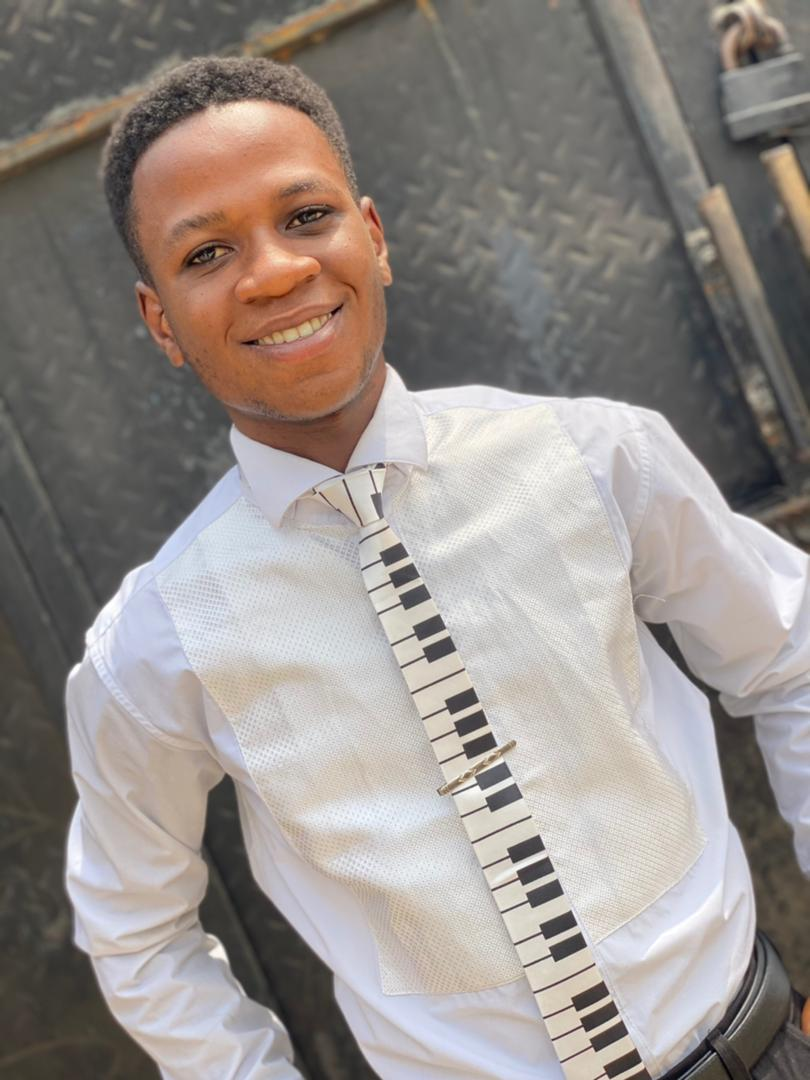
#> input picture images/akin.jpg, 810 x 1080 px, found by its file name
$ python 25_gradient.py   (older library calls are emulated)
#> lines starting #> are read from the running program, lines starting #| are printed output that depends on the picture; after the words box and inside, x2 and y2 are one past the last pixel; in counts of white or black regions, pixels touching at a corner belong together
import cv2
import numpy as np

img = cv2.imread("images/akin.jpg")
#> img is the input picture: shape (1080, 810, 3); mean B, G, R 137.4, 141.6, 148.9
cv2.imshow("Image", img)

gray = cv2.cvtColor(img, cv2.COLOR_BGR2GRAY)

# Laplacain
lap = cv2.Laplacian(gray, cv2.CV_64F)
lap = np.uint8(np.absolute(lap))
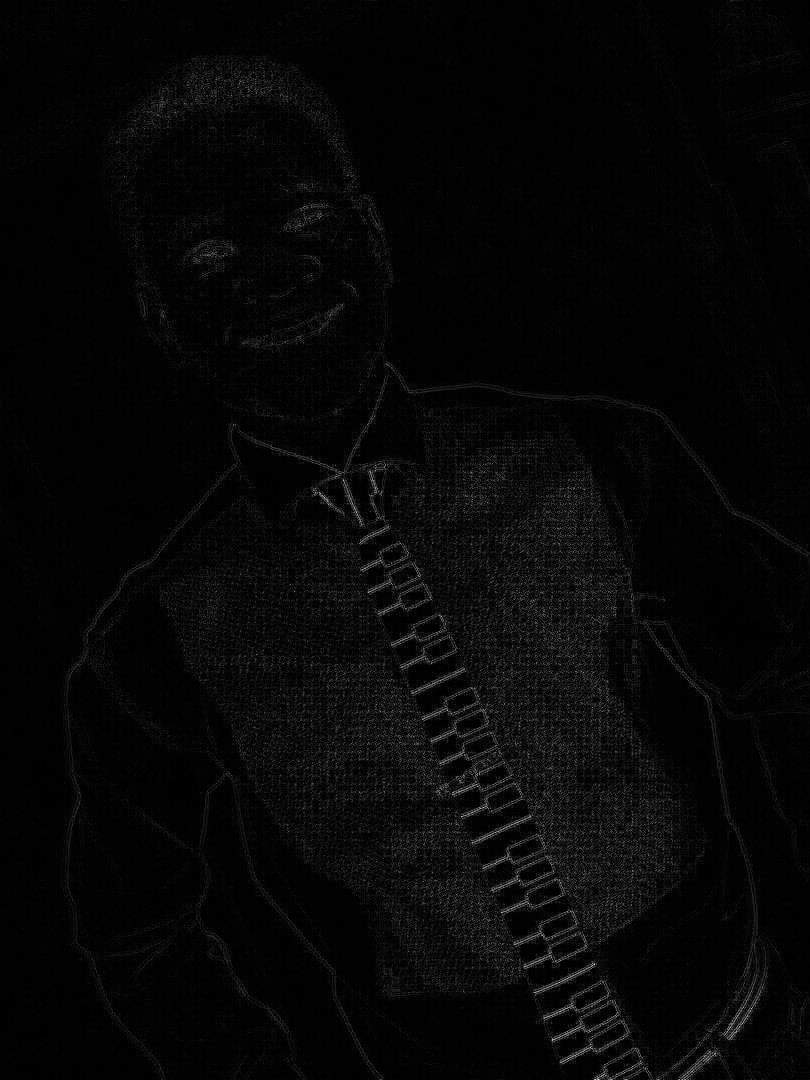
#> lap: shape (1080, 810); min 0, max 217, mean 6.6
cv2.imshow("Laplacian", lap)

# Sobel : It computes gradients to direction
sobelX = cv2.Sobel(gray, cv2.CV_64F, 1, 0)
sobelY = cv2.Sobel(gray, cv2.CV_64F, 0, 1)
combined_shobel = cv2.bitwise_or(sobelX, sobelY)
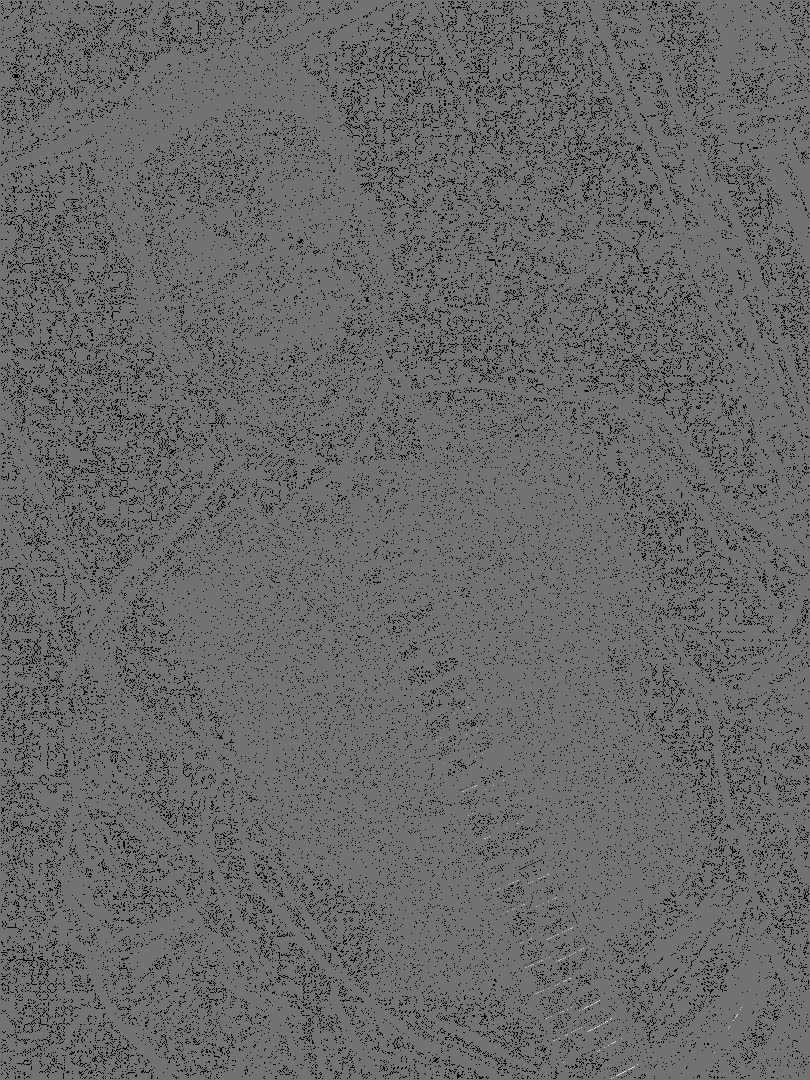
#> combined_shobel: shape (1080, 810) float64; 9.26% of the values are NaN or infinite; the others: min -75008, max 92032, mean -36.62; drawn with min black, max white, NaN and infinite black

cv2.imshow("SobelX", sobelX)
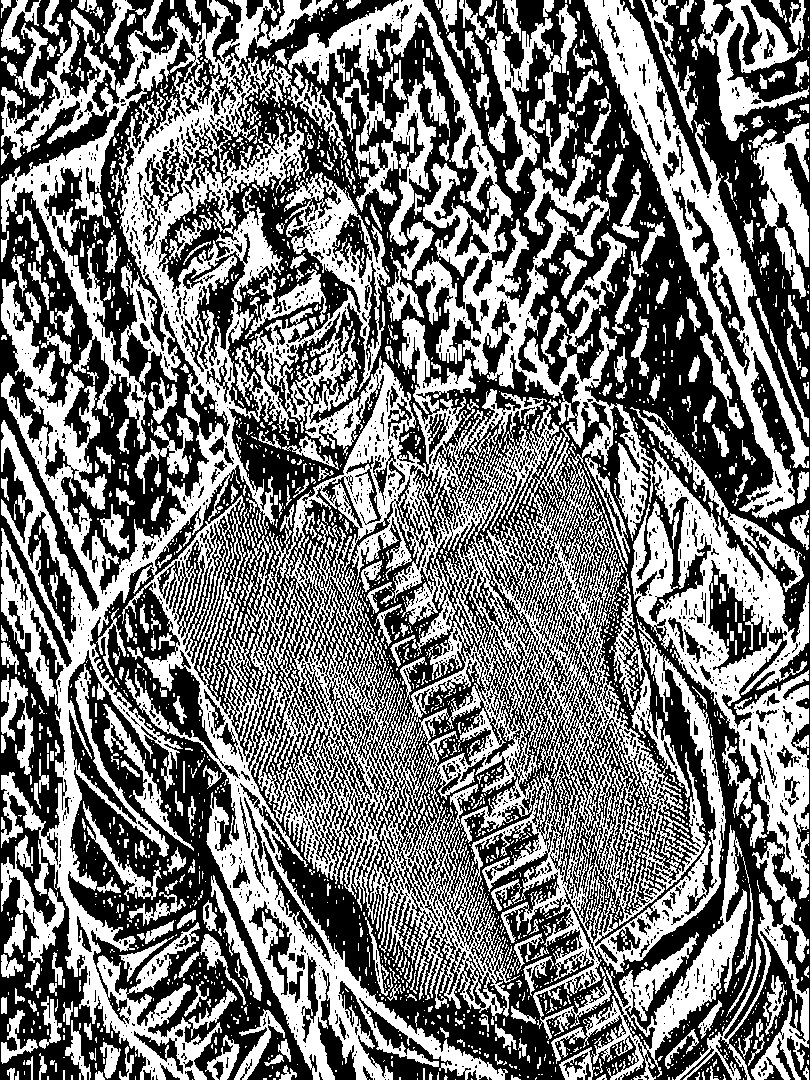
#> window 'SobelX': shape (1080, 810); 46.9% white; 2605 white regions (2090 under 20 px), largest, box (x1, y1, x2, y2) and area: (1, 0, 809, 1080) 274030, (584, 0, 809, 518) 18064, (583, 825, 747, 1080) 8715
cv2.imshow("SobelY", sobelY)
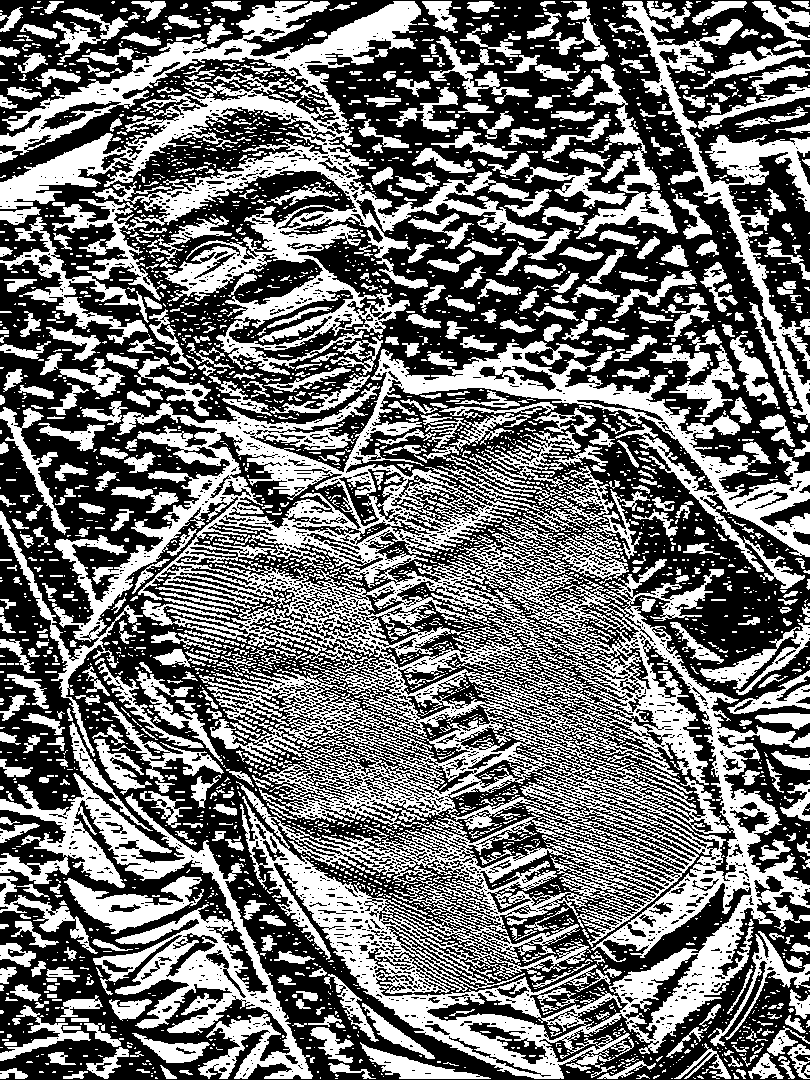
#> window 'SobelY': shape (1080, 810); 44.4% white; 3403 white regions (2721 under 20 px), largest, box (x1, y1, x2, y2) and area: (0, 341, 810, 1079) 166817, (0, 1, 572, 375) 44995, (0, 773, 313, 1079) 21170
cv2.imshow("Combined", combined_shobel)
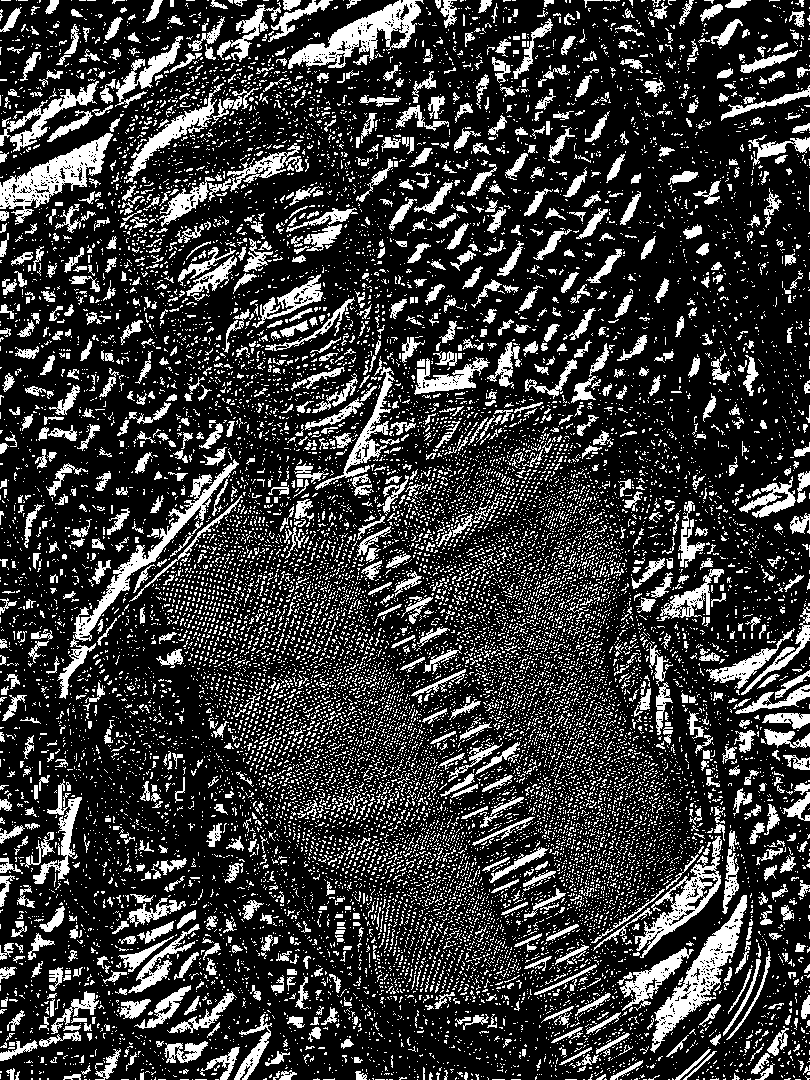
#> window 'Combined': shape (1080, 810); 22.4% white; 18086 white regions (16839 under 20 px), largest, box (x1, y1, x2, y2) and area: (57, 459, 239, 699) 3420, (650, 895, 747, 1053) 3366, (0, 133, 113, 225) 3271

cv2.waitKey(0)

$ run again, with images/abis.jpg copied over images/akin.jpg
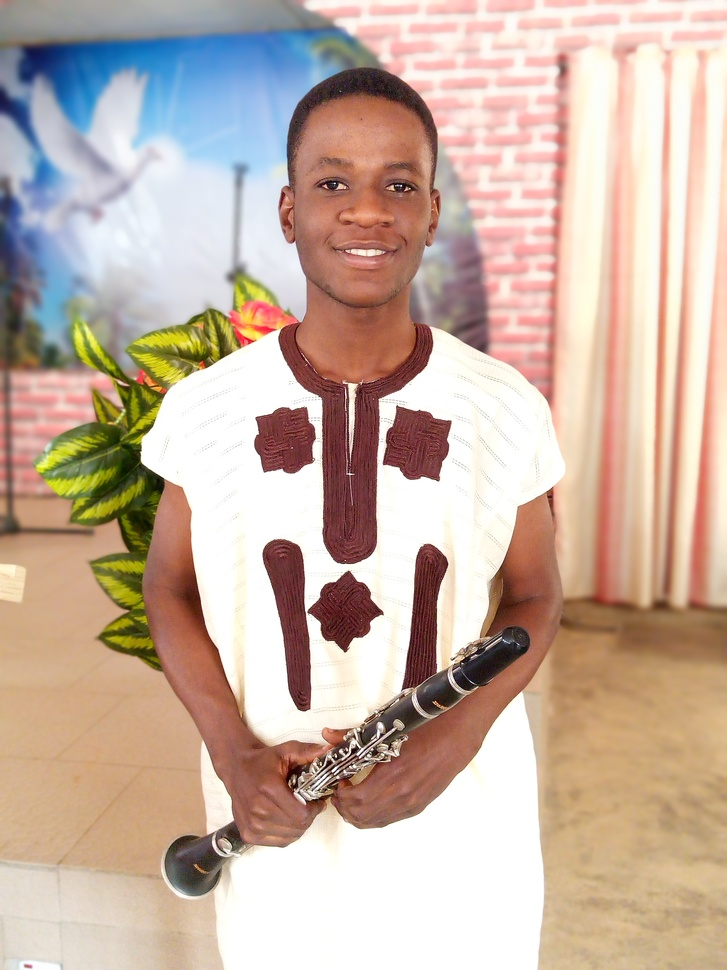
#> input picture images/abis.jpg, 727 x 970 px, shrunk from 2352 x 3136 before the run, found by its file name
#> img is the input picture: shape (970, 727, 3); mean B, G, R 163.5, 177.8, 199.8
#> `cv2.imshow("SobelX", sobelX)`:
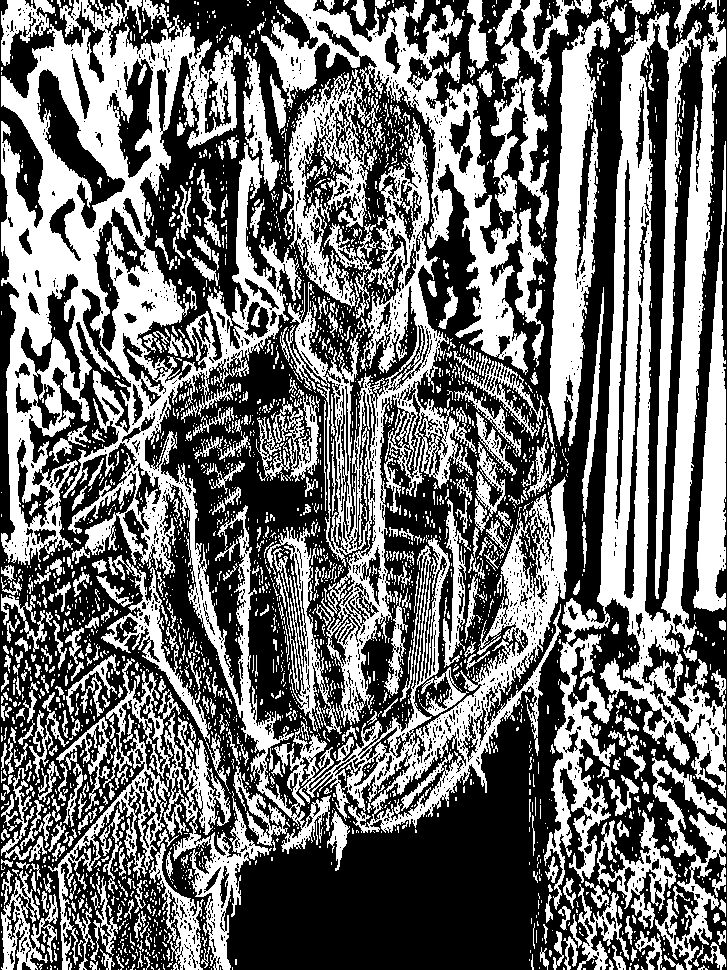
#> window 'SobelX': shape (970, 727); 43.9% white; 2932 white regions (2415 under 20 px), largest, box (x1, y1, x2, y2) and area: (1, 0, 567, 854) 87478, (544, 0, 726, 910) 48595, (261, 0, 549, 375) 21810
#> `cv2.imshow("Combined", combined_shobel)`:
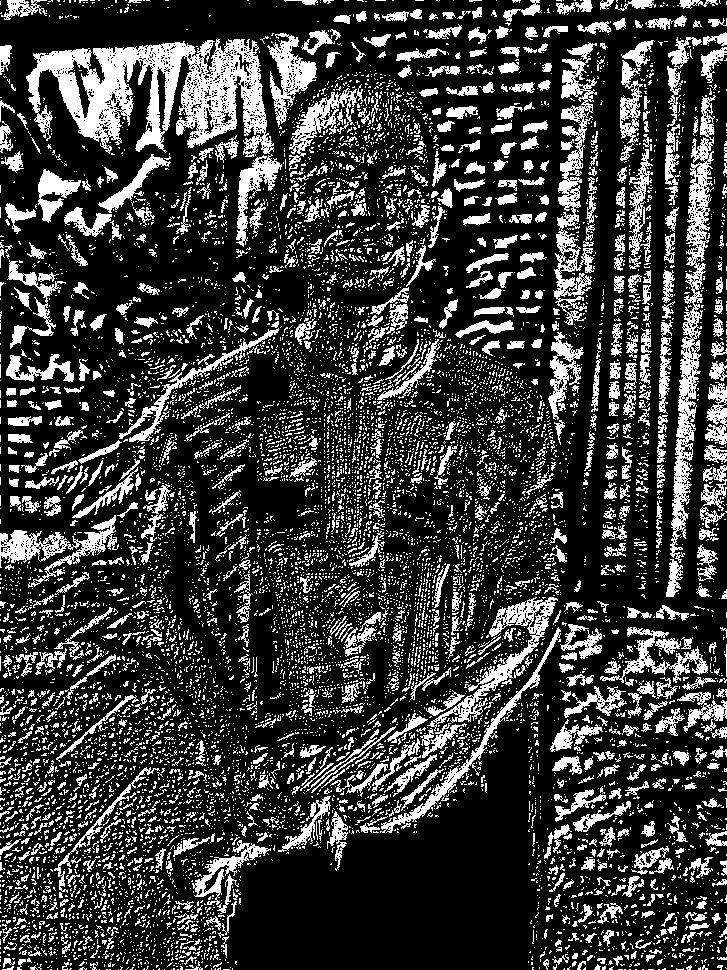
#> window 'Combined': shape (970, 727); 23.3% white; 10484 white regions (9430 under 20 px), largest, box (x1, y1, x2, y2) and area: (26, 39, 274, 157) 14166, (670, 95, 716, 563) 5469, (553, 42, 597, 325) 4169
